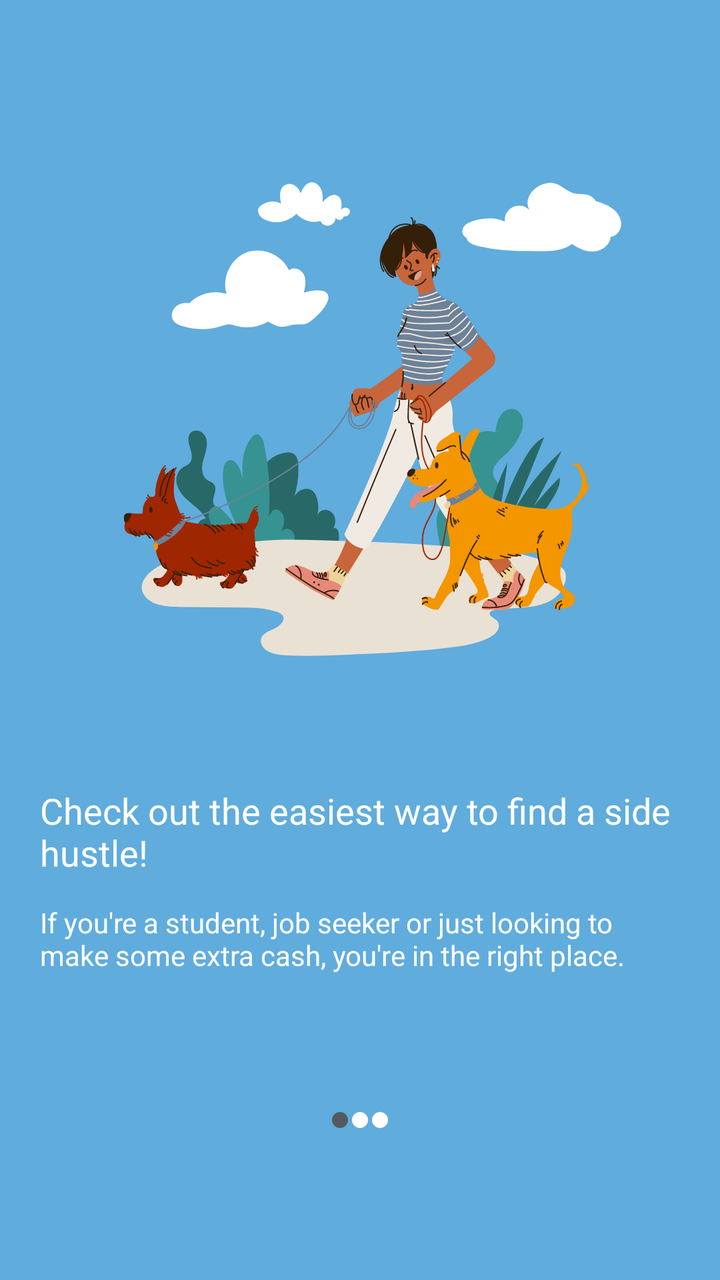
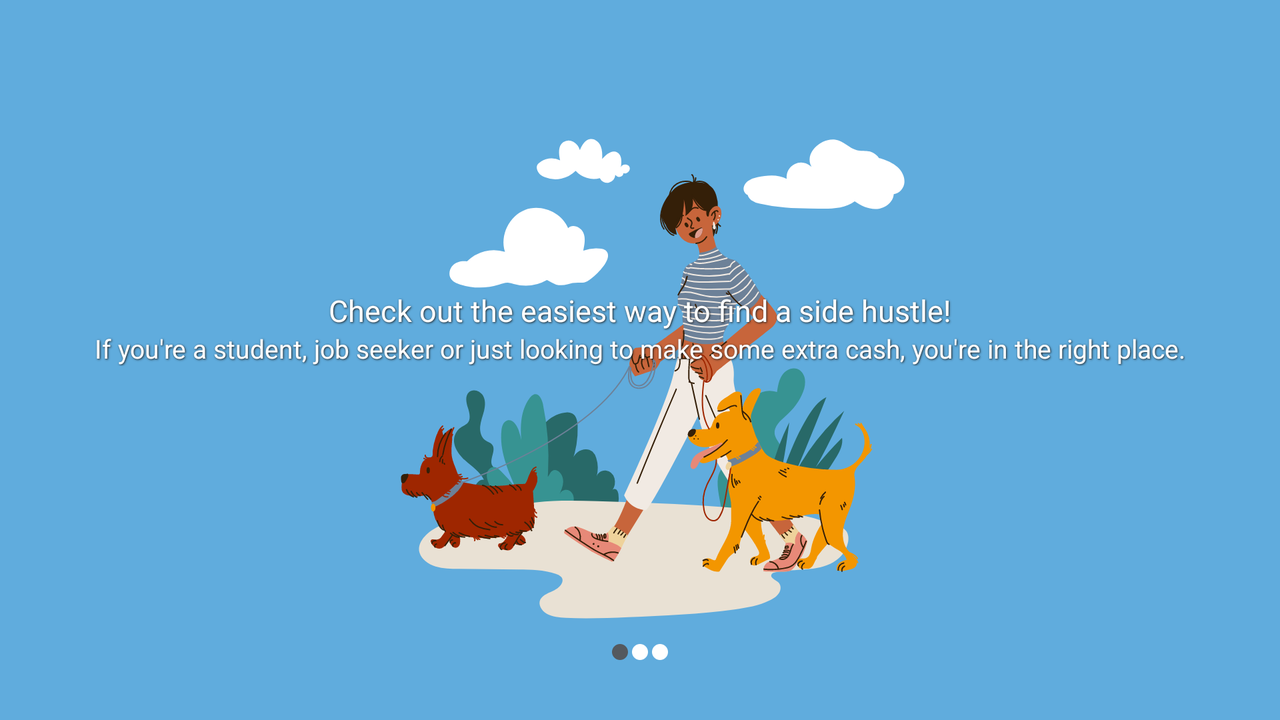

First picture: res/layout/ on a phone held upright. Second picture: the repository's own variant of that layout, on a device whose configuration matches the variant's folder. Source for both follows.
<!-- AndroidManifest.xml: application theme Theme.YouthWorkHub -->
<!-- res/layout/fragment_welcome_first.xml -->
<?xml version="1.0" encoding="utf-8"?>
<androidx.constraintlayout.widget.ConstraintLayout xmlns:android="http://schemas.android.com/apk/res/android"
    xmlns:app="http://schemas.android.com/apk/res-auto"
    xmlns:tools="http://schemas.android.com/tools"
    android:layout_width="match_parent"
    android:layout_height="match_parent"
    android:background="@color/blue"
    android:padding="@dimen/padding_size_large"
    tools:context=".ui.fragments.WelcomeFirstFragment">

    <ImageView
        android:id="@+id/welcome_iv"
        android:layout_width="wrap_content"
        android:layout_height="wrap_content"
        android:src="@drawable/dog_walking"
        app:layout_constraintBottom_toTopOf="@+id/welcome_guideline_1"
        app:layout_constraintEnd_toEndOf="parent"
        app:layout_constraintStart_toStartOf="parent"
        app:layout_constraintTop_toTopOf="parent" />

    <androidx.constraintlayout.widget.Guideline
        android:id="@+id/welcome_guideline_1"
        android:layout_width="wrap_content"
        android:layout_height="wrap_content"
        android:orientation="horizontal"
        app:layout_constraintGuide_percent="0.60" />

    <TextView
        android:id="@+id/welcome_title_tv"
        android:layout_width="wrap_content"
        android:layout_height="wrap_content"
        android:text="@string/find_side_hustle_title"
        android:textColor="@color/white"
        android:textSize="@dimen/text_size_large"
        app:layout_constraintBottom_toTopOf="@+id/welcome_desc_tv"
        app:layout_constraintEnd_toEndOf="parent"
        app:layout_constraintStart_toStartOf="parent"
        app:layout_constraintTop_toBottomOf="@+id/welcome_guideline_1" />

    <TextView
        android:id="@+id/welcome_desc_tv"
        android:layout_width="wrap_content"
        android:layout_height="wrap_content"
        android:text="@string/find_side_hustle_desc"
        android:textColor="@color/white"
        android:textSize="@dimen/text_size_medium"
        app:layout_constraintBottom_toTopOf="@+id/welcome_guideline_2"
        app:layout_constraintStart_toStartOf="@+id/welcome_title_tv"
        app:layout_constraintTop_toBottomOf="@+id/welcome_title_tv" />

    <androidx.constraintlayout.widget.Guideline
        android:id="@+id/welcome_guideline_2"
        android:layout_width="wrap_content"
        android:layout_height="wrap_content"
        android:orientation="horizontal"
        app:layout_constraintGuide_percent="0.80" />

    <ImageView
        android:id="@+id/welcome_circle_one"
        android:layout_width="@dimen/icon_size_small"
        android:layout_height="@dimen/icon_size_small"
        android:src="@drawable/circle_gray"
        app:layout_constraintBottom_toBottomOf="parent"
        app:layout_constraintEnd_toStartOf="@+id/welcome_circle_two"
        app:layout_constraintHorizontal_chainStyle="packed"
        app:layout_constraintStart_toStartOf="parent"
        app:layout_constraintTop_toBottomOf="@+id/welcome_guideline_2" />

    <ImageView
        android:id="@+id/welcome_circle_two"
        android:layout_width="@dimen/icon_size_small"
        android:layout_height="@dimen/icon_size_small"
        android:src="@drawable/circle_white"
        app:layout_constraintBottom_toBottomOf="parent"
        app:layout_constraintEnd_toEndOf="@+id/welcome_circle_three"
        app:layout_constraintStart_toEndOf="@+id/welcome_circle_one"
        app:layout_constraintTop_toBottomOf="@+id/welcome_guideline_2" />

    <ImageView
        android:id="@+id/welcome_circle_three"
        android:layout_width="@dimen/icon_size_small"
        android:layout_height="@dimen/icon_size_small"
        android:src="@drawable/circle_white"
        app:layout_constraintBottom_toBottomOf="parent"
        app:layout_constraintEnd_toEndOf="parent"
        app:layout_constraintStart_toEndOf="@+id/welcome_circle_two"
        app:layout_constraintTop_toBottomOf="@+id/welcome_guideline_2" />

</androidx.constraintlayout.widget.ConstraintLayout>
<!-- resources referenced by this layout -->
<resources>
  <color name="blue">#60ACDD</color>
  <color name="white">#FFFFFF</color>
  <dimen name="icon_size_small">10dp</dimen>
  <dimen name="padding_size_large">20dp</dimen>
  <dimen name="text_size_large">18sp</dimen>
  <dimen name="text_size_medium">14sp</dimen>
  <!-- drawable circle_gray (drawable) -->
  <?xml version="1.0" encoding="utf-8"?>
  <vector xmlns:android="http://schemas.android.com/apk/res/android"
      android:width="25dp"
      android:height="25dp"
      android:viewportWidth="25"
      android:viewportHeight="25">
      <path
          android:pathData="M12.5,12.5m-10,0a10,10 0,1 1,20 0a10,10 0,1 1,-20 0"
          android:fillColor="#54595e"/>
  </vector>
  <!-- drawable circle_white (drawable) -->
  <?xml version="1.0" encoding="utf-8"?>
  <vector xmlns:android="http://schemas.android.com/apk/res/android"
      android:width="25dp"
      android:height="25dp"
      android:viewportWidth="25"
      android:viewportHeight="25">
      <path
          android:pathData="M12.5,12.5m-10,0a10,10 0,1 1,20 0a10,10 0,1 1,-20 0"
          android:fillColor="@color/white"/>
  </vector>
  <!-- drawable dog_walking: vector/xml drawable (drawable, 95297 chars, omitted) -->
  <string name="find_side_hustle_desc">If you\'re a student, job seeker or just looking to make some extra cash, you\'re in the right place.</string>
  <string name="find_side_hustle_title">Check out the easiest way to find a side hustle!</string>
  <style name="Theme.YouthWorkHub" parent="Theme.MaterialComponents.NoActionBar">
          <item name="colorPrimary">@color/green_accent</item>
          <item name="colorPrimaryVariant">@color/green_accent_darker</item>
          <item name="colorOnPrimary">@color/white</item>
          <item name="colorSecondary">@color/neutral_gray</item>
          <item name="colorSecondaryVariant">@color/neutral_gray_darker</item>
          <item name="colorOnSecondary">@color/black</item>
          <item name="android:statusBarColor">@color/white_variant</item>
          <item name="android:textViewStyle">@style/primaryTextStyle</item>
          <item name="android:textColor">@color/black_variant</item>
      </style>
  <color name="green_accent">#379392</color>
  <color name="green_accent_darker">#286968</color>
  <color name="neutral_gray">#788089</color>
  <color name="neutral_gray_darker">#54595e</color>
  <color name="black">#000000</color>
  <color name="white_variant">#F4F4F4</color>
  <style name="primaryTextStyle">
          <item name="android:textColor">@color/black_variant</item>
      </style>
  <color name="black_variant">#1B1B1B</color>
</resources>
<!-- res/layout-land/fragment_welcome_first.xml (the repository's variant of the layout above) -->
<!-- drawn on the phone turned sideways -->
<?xml version="1.0" encoding="utf-8"?>
<androidx.constraintlayout.widget.ConstraintLayout xmlns:android="http://schemas.android.com/apk/res/android"
    xmlns:app="http://schemas.android.com/apk/res-auto"
    xmlns:tools="http://schemas.android.com/tools"
    android:layout_width="match_parent"
    android:layout_height="match_parent"
    android:background="@color/blue"
    android:padding="@dimen/padding_size_large"
    tools:context=".ui.fragments.WelcomeFirstFragment">

    <ImageView
        android:id="@+id/welcome_iv"
        android:layout_width="wrap_content"
        android:layout_height="wrap_content"
        android:src="@drawable/dog_walking"
        app:layout_constraintBottom_toBottomOf="parent"
        app:layout_constraintEnd_toEndOf="parent"
        app:layout_constraintStart_toStartOf="parent"
        app:layout_constraintTop_toTopOf="parent" />

    <TextView
        android:id="@+id/welcome_title_tv"
        android:layout_width="wrap_content"
        android:layout_height="wrap_content"
        android:text="@string/find_side_hustle_title"
        android:textColor="@color/white"
        android:shadowColor="@color/black_variant"
        android:shadowDx="1"
        android:shadowDy="1"
        android:shadowRadius="2"
        android:textSize="@dimen/text_size_large"
        app:layout_constraintBottom_toTopOf="@+id/welcome_desc_tv"
        app:layout_constraintEnd_toEndOf="parent"
        app:layout_constraintStart_toStartOf="parent"
        app:layout_constraintTop_toTopOf="parent"
        app:layout_constraintVertical_chainStyle="packed"/>

    <TextView
        android:id="@+id/welcome_desc_tv"
        android:layout_width="wrap_content"
        android:layout_height="wrap_content"
        android:text="@string/find_side_hustle_desc"
        android:textColor="@color/white"
        android:shadowColor="@color/black_variant"
        android:shadowDx="1"
        android:shadowDy="1"
        android:shadowRadius="2"
        android:textSize="@dimen/text_size_medium"
        app:layout_constraintBottom_toTopOf="@+id/welcome_guideline_2"
        app:layout_constraintStart_toStartOf="parent"
        app:layout_constraintEnd_toEndOf="parent"
        app:layout_constraintTop_toBottomOf="@+id/welcome_title_tv" />

    <androidx.constraintlayout.widget.Guideline
        android:id="@+id/welcome_guideline_2"
        android:layout_width="wrap_content"
        android:layout_height="wrap_content"
        android:orientation="horizontal"
        app:layout_constraintGuide_percent="0.90" />

    <ImageView
        android:id="@+id/welcome_circle_one"
        android:layout_width="@dimen/icon_size_small"
        android:layout_height="@dimen/icon_size_small"
        android:src="@drawable/circle_gray"
        app:layout_constraintBottom_toBottomOf="parent"
        app:layout_constraintEnd_toStartOf="@+id/welcome_circle_two"
        app:layout_constraintHorizontal_chainStyle="packed"
        app:layout_constraintStart_toStartOf="parent"
        app:layout_constraintTop_toBottomOf="@+id/welcome_guideline_2" />

    <ImageView
        android:id="@+id/welcome_circle_two"
        android:layout_width="@dimen/icon_size_small"
        android:layout_height="@dimen/icon_size_small"
        android:src="@drawable/circle_white"
        app:layout_constraintBottom_toBottomOf="parent"
        app:layout_constraintEnd_toEndOf="@+id/welcome_circle_three"
        app:layout_constraintStart_toEndOf="@+id/welcome_circle_one"
        app:layout_constraintTop_toBottomOf="@+id/welcome_guideline_2" />

    <ImageView
        android:id="@+id/welcome_circle_three"
        android:layout_width="@dimen/icon_size_small"
        android:layout_height="@dimen/icon_size_small"
        android:src="@drawable/circle_white"
        app:layout_constraintBottom_toBottomOf="parent"
        app:layout_constraintEnd_toEndOf="parent"
        app:layout_constraintStart_toEndOf="@+id/welcome_circle_two"
        app:layout_constraintTop_toBottomOf="@+id/welcome_guideline_2" />

</androidx.constraintlayout.widget.ConstraintLayout>
<!-- resources referenced by the variant -->
<!-- as the phone turned sideways resolves them -->
<resources>
  <color name="black_variant">#1B1B1B</color>
  <color name="blue">#60ACDD</color>
  <color name="white">#FFFFFF</color>
  <!-- from res/values-land/ -->
  <dimen name="icon_size_small">10dp</dimen>
  <!-- from res/values-land/ -->
  <dimen name="padding_size_large">18dp</dimen>
  <!-- from res/values-land/ -->
  <dimen name="text_size_large">15sp</dimen>
  <!-- from res/values-land/ -->
  <dimen name="text_size_medium">13sp</dimen>
  <!-- drawable circle_gray (drawable) -->
  <?xml version="1.0" encoding="utf-8"?>
  <vector xmlns:android="http://schemas.android.com/apk/res/android"
      android:width="25dp"
      android:height="25dp"
      android:viewportWidth="25"
      android:viewportHeight="25">
      <path
          android:pathData="M12.5,12.5m-10,0a10,10 0,1 1,20 0a10,10 0,1 1,-20 0"
          android:fillColor="#54595e"/>
  </vector>
  <!-- drawable circle_white (drawable) -->
  <?xml version="1.0" encoding="utf-8"?>
  <vector xmlns:android="http://schemas.android.com/apk/res/android"
      android:width="25dp"
      android:height="25dp"
      android:viewportWidth="25"
      android:viewportHeight="25">
      <path
          android:pathData="M12.5,12.5m-10,0a10,10 0,1 1,20 0a10,10 0,1 1,-20 0"
          android:fillColor="@color/white"/>
  </vector>
  <!-- drawable dog_walking: vector/xml drawable (drawable, 95297 chars, omitted) -->
  <string name="find_side_hustle_desc">If you\'re a student, job seeker or just looking to make some extra cash, you\'re in the right place.</string>
  <string name="find_side_hustle_title">Check out the easiest way to find a side hustle!</string>
  <style name="Theme.YouthWorkHub" parent="Theme.MaterialComponents.NoActionBar">
          <item name="colorPrimary">@color/green_accent</item>
          <item name="colorPrimaryVariant">@color/green_accent_darker</item>
          <item name="colorOnPrimary">@color/white</item>
          <item name="colorSecondary">@color/neutral_gray</item>
          <item name="colorSecondaryVariant">@color/neutral_gray_darker</item>
          <item name="colorOnSecondary">@color/black</item>
          <item name="android:statusBarColor">@color/white_variant</item>
          <item name="android:textViewStyle">@style/primaryTextStyle</item>
          <item name="android:textColor">@color/black_variant</item>
      </style>
  <color name="green_accent">#379392</color>
  <color name="green_accent_darker">#286968</color>
  <color name="neutral_gray">#788089</color>
  <color name="neutral_gray_darker">#54595e</color>
  <color name="black">#000000</color>
  <color name="white_variant">#F4F4F4</color>
  <style name="primaryTextStyle">
          <item name="android:textColor">@color/black_variant</item>
      </style>
</resources>
